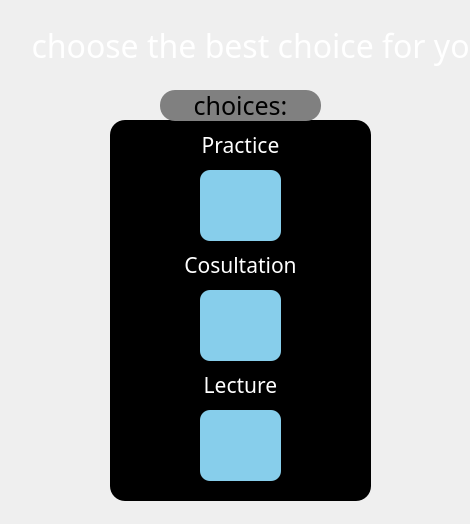
<?xml version="1.0" encoding="UTF-8"?>
<ui version="4.0">
 <class>Form</class>
 <widget class="QWidget" name="Form">
  <property name="geometry">
   <rect>
    <x>0</x>
    <y>0</y>
    <width>470</width>
    <height>524</height>
   </rect>
  </property>
  <property name="windowTitle">
   <string>Form</string>
  </property>
  <property name="styleSheet">
   <string notr="true"> *{
font-family:century gothic;
fomt-size:24px;
}

#Form
{
background:url(:/med/med13.webp);

}
QFrame
{
background:rgba(0,0,0,200,8);
border-radius:15px;
}

</string>
  </property>
  <widget class="QLabel" name="label">
   <property name="geometry">
    <rect>
     <x>30</x>
     <y>20</y>
     <width>461</width>
     <height>51</height>
    </rect>
   </property>
   <property name="font">
    <font>
     <family>century gothic</family>
     <pointsize>24</pointsize>
    </font>
   </property>
   <property name="styleSheet">
    <string notr="true">QLabel
{

background:transparent;

}</string>
   </property>
   <property name="text">
    <string>&lt;html&gt;&lt;head/&gt;&lt;body&gt;&lt;p align=&quot;center&quot;&gt;&lt;span style=&quot; color:#ffffff;&quot;&gt;choose the best choice for you&lt;/span&gt;&lt;/p&gt;&lt;/body&gt;&lt;/html&gt;</string>
   </property>
  </widget>
  <widget class="QFrame" name="frame">
   <property name="geometry">
    <rect>
     <x>110</x>
     <y>120</y>
     <width>261</width>
     <height>381</height>
    </rect>
   </property>
   <property name="frameShape">
    <enum>QFrame::StyledPanel</enum>
   </property>
   <property name="frameShadow">
    <enum>QFrame::Raised</enum>
   </property>
   <widget class="QPushButton" name="practice">
    <property name="geometry">
     <rect>
      <x>90</x>
      <y>50</y>
      <width>81</width>
      <height>71</height>
     </rect>
    </property>
    <property name="styleSheet">
     <string notr="true">QPushButton
{
color:white;
border-radius:10px;
}
QPushButton:hover
{
color:#333;
border-radius:10px;
background:#49ebff;
}
QPushButton

{
background:skyblue;
}</string>
    </property>
    <property name="text">
     <string/>
    </property>
    <property name="icon">
     <iconset resource="OneDrive/Desktop/lec.qrc">
      <normaloff>:/lec/hos.png</normaloff>:/lec/hos.png</iconset>
    </property>
    <property name="iconSize">
     <size>
      <width>53</width>
      <height>47</height>
     </size>
    </property>
   </widget>
   <widget class="QPushButton" name="consultation">
    <property name="geometry">
     <rect>
      <x>90</x>
      <y>170</y>
      <width>81</width>
      <height>71</height>
     </rect>
    </property>
    <property name="styleSheet">
     <string notr="true">QPushButton
{
color:white;
border-radius:10px;
}
QPushButton:hover
{
color:#333;
border-radius:10px;
background:#49ebff;
}
QPushButton

{
background:skyblue;
}</string>
    </property>
    <property name="text">
     <string/>
    </property>
    <property name="icon">
     <iconset resource="OneDrive/Desktop/med.qrc">
      <normaloff>:/med/consulatin.png</normaloff>:/med/consulatin.png</iconset>
    </property>
    <property name="iconSize">
     <size>
      <width>62</width>
      <height>67</height>
     </size>
    </property>
    <property name="checkable">
     <bool>true</bool>
    </property>
   </widget>
   <widget class="QPushButton" name="lecture">
    <property name="geometry">
     <rect>
      <x>90</x>
      <y>290</y>
      <width>81</width>
      <height>71</height>
     </rect>
    </property>
    <property name="toolTip">
     <string>lecture</string>
    </property>
    <property name="styleSheet">
     <string notr="true">QPushButton
{
color:white;
border-radius:10px;
}
QPushButton:hover
{
color:#333;
border-radius:10px;
background:#49ebff;
}
QPushButton

{
background:skyblue;
}</string>
    </property>
    <property name="text">
     <string/>
    </property>
    <property name="icon">
     <iconset resource="OneDrive/Desktop/med.qrc">
      <normaloff>:/med/1.png</normaloff>:/med/1.png</iconset>
    </property>
    <property name="iconSize">
     <size>
      <width>50</width>
      <height>59</height>
     </size>
    </property>
   </widget>
   <widget class="QLabel" name="label_2">
    <property name="geometry">
     <rect>
      <x>60</x>
      <y>120</y>
      <width>141</width>
      <height>51</height>
     </rect>
    </property>
    <property name="font">
     <font>
      <family>century gothic</family>
     </font>
    </property>
    <property name="toolTip">
     <string>&lt;html&gt;&lt;head/&gt;&lt;body&gt;&lt;p align=&quot;center&quot;&gt;LOGIN HERE&lt;/p&gt;&lt;/body&gt;&lt;/html&gt;</string>
    </property>
    <property name="styleSheet">
     <string notr="true">QLabel
{

background:transparent;

}</string>
    </property>
    <property name="text">
     <string>&lt;html&gt;&lt;head/&gt;&lt;body&gt;&lt;p align=&quot;center&quot;&gt;&lt;span style=&quot; font-size:16pt; color:#ffffff;&quot;&gt;Cosultation&lt;/span&gt;&lt;/p&gt;&lt;/body&gt;&lt;/html&gt;</string>
    </property>
   </widget>
   <widget class="QLabel" name="label_3">
    <property name="geometry">
     <rect>
      <x>60</x>
      <y>0</y>
      <width>141</width>
      <height>51</height>
     </rect>
    </property>
    <property name="font">
     <font>
      <family>century gothic</family>
     </font>
    </property>
    <property name="toolTip">
     <string>&lt;html&gt;&lt;head/&gt;&lt;body&gt;&lt;p align=&quot;center&quot;&gt;LOGIN HERE&lt;/p&gt;&lt;/body&gt;&lt;/html&gt;</string>
    </property>
    <property name="styleSheet">
     <string notr="true">QLabel
{

background:transparent;

}</string>
    </property>
    <property name="text">
     <string>&lt;html&gt;&lt;head/&gt;&lt;body&gt;&lt;p align=&quot;center&quot;&gt;&lt;span style=&quot; font-size:16pt; color:#ffffff;&quot;&gt;Practice&lt;/span&gt;&lt;/p&gt;&lt;/body&gt;&lt;/html&gt;</string>
    </property>
   </widget>
   <widget class="QLabel" name="label_4">
    <property name="geometry">
     <rect>
      <x>60</x>
      <y>240</y>
      <width>141</width>
      <height>51</height>
     </rect>
    </property>
    <property name="font">
     <font>
      <family>century gothic</family>
     </font>
    </property>
    <property name="toolTip">
     <string>&lt;html&gt;&lt;head/&gt;&lt;body&gt;&lt;p align=&quot;center&quot;&gt;LOGIN HERE&lt;/p&gt;&lt;/body&gt;&lt;/html&gt;</string>
    </property>
    <property name="styleSheet">
     <string notr="true">QLabel
{

background:transparent;

}</string>
    </property>
    <property name="text">
     <string>&lt;html&gt;&lt;head/&gt;&lt;body&gt;&lt;p align=&quot;center&quot;&gt;&lt;span style=&quot; font-size:16pt; color:#ffffff;&quot;&gt;Lecture&lt;/span&gt;&lt;/p&gt;&lt;/body&gt;&lt;/html&gt;</string>
    </property>
   </widget>
  </widget>
  <widget class="QPushButton" name="pushButton">
   <property name="geometry">
    <rect>
     <x>160</x>
     <y>90</y>
     <width>161</width>
     <height>31</height>
    </rect>
   </property>
   <property name="font">
    <font>
     <family>century gothic</family>
     <pointsize>19</pointsize>
    </font>
   </property>
   <property name="styleSheet">
    <string notr="true">QPushButton

{
background:grey;
border-radius:15px;
}</string>
   </property>
   <property name="text">
    <string>choices:</string>
   </property>
   <property name="icon">
    <iconset>
     <normaloff>:/newPrefix/img/user.png</normaloff>:/newPrefix/img/user.png</iconset>
   </property>
   <property name="iconSize">
    <size>
     <width>42</width>
     <height>79</height>
    </size>
   </property>
  </widget>
 </widget>
 <resources>
  <include location="OneDrive/Desktop/med.qrc"/>
  <include location="OneDrive/Desktop/lec.qrc"/>
 </resources>
 <connections/>
</ui>
